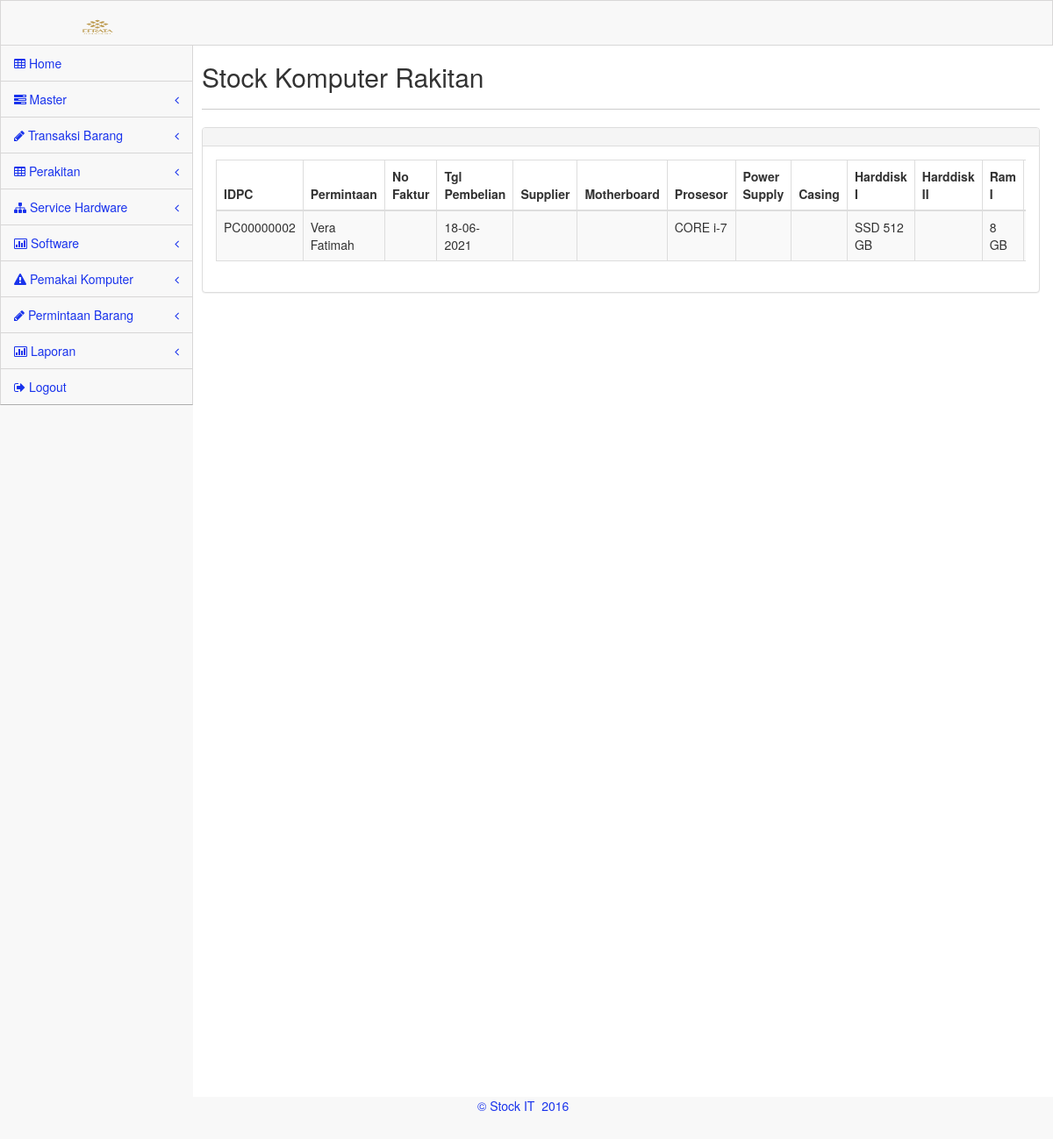
The app's page /user.php?menu=stockpc with its own data.
### tables this page shows
CREATE TABLE `tpc` (
  `idpc` char(10) NOT NULL,
  `mobo` char(70) NOT NULL,
  `prosesor` char(70) NOT NULL,
  `ps` char(70) NOT NULL,
  `casing` char(70) NOT NULL,
  `hd1` char(70) NOT NULL,
  `hd2` char(70) NOT NULL,
  `ram1` char(70) NOT NULL,
  `ram2` char(70) NOT NULL,
  `tglrakit` date NOT NULL,
  `status` char(25) NOT NULL,
  `lokasi` char(50) NOT NULL,
  `penerima` char(45) NOT NULL,
  `fan` char(50) NOT NULL,
  `dvd` char(50) NOT NULL,
  `keterangan` varchar(250) NOT NULL,
  `model` char(20) NOT NULL,
  `seri` varchar(120) NOT NULL,
  `aktif` char(15) NOT NULL,
  `permintaan` varchar(120) NOT NULL
);

CREATE TABLE `permintaan` (
  `nomor` char(15) NOT NULL,
  `tgl` date NOT NULL,
  `nama` char(60) NOT NULL,
  `bagian` char(50) NOT NULL,
  `divisi` char(20) NOT NULL,
  `namabarang` char(120) NOT NULL,
  `qty` int(11) NOT NULL,
  `keterangan` char(120) NOT NULL,
  `status` char(30) NOT NULL,
  `ket` char(120) NOT NULL,
  `aktif` char(30) NOT NULL,
  `sisa` int(11) NOT NULL
);

### aplikasi/stockpc.php (the view, shortened to what this page needs)
            <div class="inner">
                <div class="row">
                    <div class="col-lg-12">
                        <h2>Stock Komputer Rakitan </h2>
                    </div>
                </div>
                <hr />
                <div class="row">
                <div class="col-lg-12">
                    <div class="panel panel-default">
                        <div class="panel-heading">
                        </div>
                        <div class="panel-body">
                            <div class="table-responsive" style='overflow: scroll;'>
                                <table class="table table-striped table-bordered table-hover" id="dataTables-example">
                                    <thead>
                                        <tr>
                                            <th>IDPC</th>
											    <th>Permintaan</th>
												<th>No Faktur</th>
												<th>Tgl Pembelian</th>
												<th>Supplier</th>
                                            <th>Motherboard</th>
                                            <th>Prosesor</th>
											<th>Power Supply</th>
											<th>Casing</th>
											<th>Harddisk I</th>
											<th>Harddisk II</th>
											<th>Ram I</th>
											<th>Ram II</th>
                                        </tr>
                                    </thead>
                                    <tbody>
                                       <?$sql = mysql_query("SELECT * FROM tpc where status='digudang' and aktif<>'nonaktif'");
				if(mysql_num_rows($sql) > 0){
				while($data = mysql_fetch_array($sql)){
				$idpc=$data['idpc'];
				$mobo=$data['mobo'];
				$prosesor=$data['prosesor'];
				$ps=$data['ps'];
				$tglrakit=$data['tglrakit'];
				$casing=$data['casing'];
				$hd1=$data['hd1'];
				$namapeminta=$data['permintaan'];
				$hd2=$data['hd2'];
				$ram1=$data['ram1'];
				$ram2=$data['ram2'];
				$att=substr($tglrakit,-2,2);
				$abb=substr($tglrakit,-5,2);
				$ahh=substr($tglrakit,0,4);
				$tglrakittt=$att.'-'.$abb.'-'.$ahh;
				$aa="SELECT * FROM rincipermintaan WHERE namabarang='".$idpc."' ";
$aaa=mysql_query($aa);
	if(mysql_num_rows($aaa) > 0){
while($rinciaa=mysql_fetch_array($aaa)){
	$nopeminta=$rinciaa['nomor'];}
	$bb="SELECT * FROM permintaan WHERE nomor='".$nopeminta."' ";
$bbb=mysql_query($bb);
while($rincibb=mysql_fetch_array($bbb)){
$nmpeminta=$rincibb['nama'];}
	}
else{$nmpeminta=$namapeminta;}
				?>
                                        <tr class="gradeC">
                                            <td><? echo $idpc ?></td>
											  <td><? echo $nmpeminta ?></td>
											  <td><? echo $nfak ?></td>
											  	  <td><? echo $tglrakittt ?></td>
												   <td><? echo $supp ?></td>
                                            <td><? echo $mobo ?></td>
                                            <td><? echo $prosesor ?></td>
											<td><? echo $ps ?></td>
											<td><? echo $casing ?></td>
											<td><? echo $hd1 ?></td>
											<td><? echo $hd2 ?></td>
											<td><? echo $ram1 ?></td>
											<td><? echo $ram2 ?></td>
                                        </tr>
                <?}}?>
                                    </tbody>
                                </table>
                            </div>
                        </div>
                    </div>
                </div>
            </div>

### assets/css/main.css (style rules this page uses)
@media (min-width: 768px) { html, body { height: 100%; } }
body.padTop53 { padding-top: 75px; overflow: visible; }
@media (min-width: 802px) { body.padTop53 { padding-top: 51px; } }
.inner { position: relative; min-height: 1px; padding-right: 15px; padding-left: 10px; background: #fff; border: 0px solid #e4e4e4; min-height:1200px; }
@media (min-width: 768px) { .inner { float: left; width: 100%; } }
.inner .row { margin-right: -15px; margin-left: -15px; }
.inner hr { margin-top: 10px; border-top-color: #ccc; }

### assets/css/MoneAdmin.css (style rules this page uses)
body { background-color: #f8f8f8; }

### records on screen
tpc: idpc "PC00000002", permintaan.nama "Vera Fatimah", tglrakit "18-06-2021", prosesor "CORE i-7", hd1 "SSD 512 GB", ram1 "8 GB"
